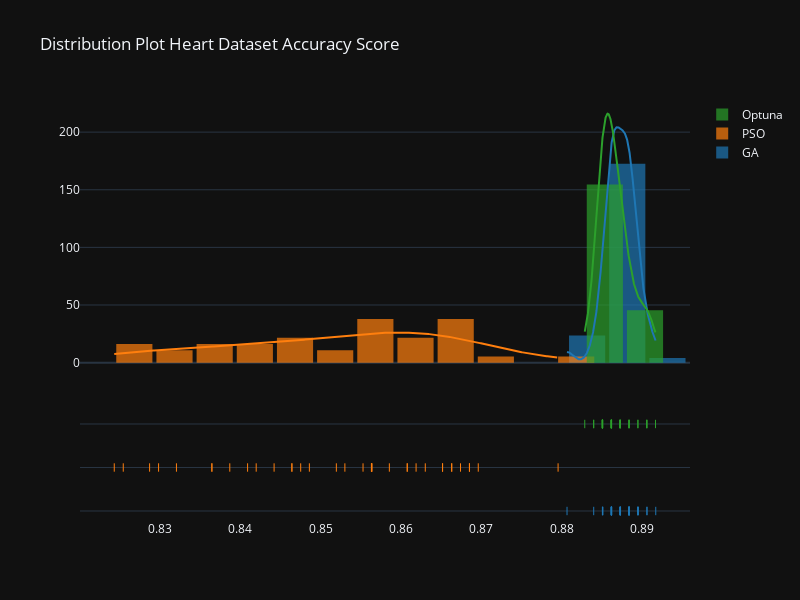

Notebook code cell kept with this figure:
### Code cell
hist_data = [heart_ga['Accuracy'], heart_pso['Accuracy'], heart_optuna['Accuracy']]
group_labels = ['GA', 'PSO', 'Optuna'] # name of the dataset


fig = ff.create_distplot(hist_data, group_labels, curve_type='kde', bin_size=.005, show_hist=True)
fig.update_layout(template = 'plotly_dark')
fig.update_layout(bargap=0.1, width=800, height=600, title='Distribution Plot Heart Dataset Accuracy Score')
fig.show()

### Figure 1 — Plotly figure (JSON) as saved in the notebook; plotly's stock layout.template omitted (floating-point values rounded to 4 significant figures; data arrays with more than 128 entries replaced by an {"elided": "..."} marker saying what was removed)
{"data": [{"autobinx": false, "histnorm": "probability density", "legendgroup": "GA", "marker": {"color": "rgb(31, 119, 180)"}, "name": "GA", "opacity": 0.7, "type": "histogram", "x": [0.8906, 0.8895, 0.8873, 0.8862, 0.8873, 0.8883, 0.8884, 0.8862, 0.8862, 0.8873, 0.8851, 0.8862, 0.8884, 0.8873, 0.8884, 0.8884, 0.8851, 0.8862, 0.8884, 0.8862, 0.8884, 0.8873, 0.8884, 0.8906, 0.8873, 0.8873, 0.8862, 0.8895, 0.8807, 0.8851, 0.8862, 0.8917, 0.8884, 0.8862, 0.8873, 0.8884, 0.8862, 0.8884, 0.884, 0.8884, 0.8862, 0.8862, 0.8851, 0.8895, 0.8862, 0.8873, 0.8895, 0.8873, 0.8895, 0.8862, 0.8884], "xaxis": "x", "xbins": {"end": 0.8917, "size": 0.005, "start": 0.8807}, "yaxis": "y"}, {"autobinx": false, "histnorm": "probability density", "legendgroup": "PSO", "marker": {"color": "rgb(255, 127, 14)"}, "name": "PSO", "opacity": 0.7, "type": "histogram", "x": [0.8298, 0.852, 0.8564, 0.842, 0.8365, 0.8696, 0.8475, 0.8464, 0.8674, 0.863, 0.853, 0.8685, 0.8387, 0.8365, 0.8685, 0.8586, 0.8464, 0.8442, 0.8619, 0.8663, 0.8608, 0.8564, 0.8563, 0.8254, 0.8663, 0.8608, 0.8486, 0.8652, 0.8796, 0.8243, 0.8553, 0.8321, 0.8564, 0.8409, 0.8652, 0.8287, 0.8563], "xaxis": "x", "xbins": {"end": 0.8796, "size": 0.005, "start": 0.8243}, "yaxis": "y"}, {"autobinx": false, "histnorm": "probability density", "legendgroup": "Optuna", "marker": {"color": "rgb(44, 160, 44)"}, "name": "Optuna", "opacity": 0.7, "type": "histogram", "x": [0.8862, 0.8851, 0.8862, 0.8862, 0.8862, 0.8872, 0.8862, 0.8895, 0.8862, 0.8829, 0.8851, 0.8884, 0.8851, 0.8851, 0.8884, 0.8851, 0.8873, 0.8906, 0.8851, 0.8851, 0.8862, 0.8873, 0.8851, 0.884, 0.8917, 0.8851, 0.8862, 0.8851, 0.8851, 0.8873, 0.8873, 0.8906, 0.8862, 0.8862, 0.8884, 0.8873, 0.8862, 0.8895, 0.8873, 0.884, 0.8851, 0.8906, 0.8884, 0.8851], "xaxis": "x", "xbins": {"end": 0.8917, "size": 0.005, "start": 0.8829}, "yaxis": "y"}, {"legendgroup": "GA", "marker": {"color": "rgb(31, 119, 180)"}, "mode": "lines", "name": "GA", "showlegend": false, "type": "scatter", "x": {"elided": "500 float values"}, "xaxis": "x", "y": {"elided": "500 float values"}, "yaxis": "y"}, {"legendgroup": "PSO", "marker": {"color": "rgb(255, 127, 14)"}, "mode": "lines", "name": "PSO", "showlegend": false, "type": "scatter", "x": {"elided": "500 float values"}, "xaxis": "x", "y": {"elided": "500 float values"}, "yaxis": "y"}, {"legendgroup": "Optuna", "marker": {"color": "rgb(44, 160, 44)"}, "mode": "lines", "name": "Optuna", "showlegend": false, "type": "scatter", "x": {"elided": "500 float values"}, "xaxis": "x", "y": {"elided": "500 float values"}, "yaxis": "y"}, {"legendgroup": "GA", "marker": {"color": "rgb(31, 119, 180)", "symbol": "line-ns-open"}, "mode": "markers", "name": "GA", "showlegend": false, "type": "scatter", "x": [0.8906, 0.8895, 0.8873, 0.8862, 0.8873, 0.8883, 0.8884, 0.8862, 0.8862, 0.8873, 0.8851, 0.8862, 0.8884, 0.8873, 0.8884, 0.8884, 0.8851, 0.8862, 0.8884, 0.8862, 0.8884, 0.8873, 0.8884, 0.8906, 0.8873, 0.8873, 0.8862, 0.8895, 0.8807, 0.8851, 0.8862, 0.8917, 0.8884, 0.8862, 0.8873, 0.8884, 0.8862, 0.8884, 0.884, 0.8884, 0.8862, 0.8862, 0.8851, 0.8895, 0.8862, 0.8873, 0.8895, 0.8873, 0.8895, 0.8862, 0.8884], "xaxis": "x", "y": ["GA", "GA", "GA", "GA", "GA", "GA", "GA", "GA", "GA", "GA", "GA", "GA", "GA", "GA", "GA", "GA", "GA", "GA", "GA", "GA", "GA", "GA", "GA", "GA", "GA", "GA", "GA", "GA", "GA", "GA", "GA", "GA", "GA", "GA", "GA", "GA", "GA", "GA", "GA", "GA", "GA", "GA", "GA", "GA", "GA", "GA", "GA", "GA", "GA", "GA", "GA"], "yaxis": "y2"}, {"legendgroup": "PSO", "marker": {"color": "rgb(255, 127, 14)", "symbol": "line-ns-open"}, "mode": "markers", "name": "PSO", "showlegend": false, "type": "scatter", "x": [0.8298, 0.852, 0.8564, 0.842, 0.8365, 0.8696, 0.8475, 0.8464, 0.8674, 0.863, 0.853, 0.8685, 0.8387, 0.8365, 0.8685, 0.8586, 0.8464, 0.8442, 0.8619, 0.8663, 0.8608, 0.8564, 0.8563, 0.8254, 0.8663, 0.8608, 0.8486, 0.8652, 0.8796, 0.8243, 0.8553, 0.8321, 0.8564, 0.8409, 0.8652, 0.8287, 0.8563], "xaxis": "x", "y": ["PSO", "PSO", "PSO", "PSO", "PSO", "PSO", "PSO", "PSO", "PSO", "PSO", "PSO", "PSO", "PSO", "PSO", "PSO", "PSO", "PSO", "PSO", "PSO", "PSO", "PSO", "PSO", "PSO", "PSO", "PSO", "PSO", "PSO", "PSO", "PSO", "PSO", "PSO", "PSO", "PSO", "PSO", "PSO", "PSO", "PSO"], "yaxis": "y2"}, {"legendgroup": "Optuna", "marker": {"color": "rgb(44, 160, 44)", "symbol": "line-ns-open"}, "mode": "markers", "name": "Optuna", "showlegend": false, "type": "scatter", "x": [0.8862, 0.8851, 0.8862, 0.8862, 0.8862, 0.8872, 0.8862, 0.8895, 0.8862, 0.8829, 0.8851, 0.8884, 0.8851, 0.8851, 0.8884, 0.8851, 0.8873, 0.8906, 0.8851, 0.8851, 0.8862, 0.8873, 0.8851, 0.884, 0.8917, 0.8851, 0.8862, 0.8851, 0.8851, 0.8873, 0.8873, 0.8906, 0.8862, 0.8862, 0.8884, 0.8873, 0.8862, 0.8895, 0.8873, 0.884, 0.8851, 0.8906, 0.8884, 0.8851], "xaxis": "x", "y": ["Optuna", "Optuna", "Optuna", "Optuna", "Optuna", "Optuna", "Optuna", "Optuna", "Optuna", "Optuna", "Optuna", "Optuna", "Optuna", "Optuna", "Optuna", "Optuna", "Optuna", "Optuna", "Optuna", "Optuna", "Optuna", "Optuna", "Optuna", "Optuna", "Optuna", "Optuna", "Optuna", "Optuna", "Optuna", "Optuna", "Optuna", "Optuna", "Optuna", "Optuna", "Optuna", "Optuna", "Optuna", "Optuna", "Optuna", "Optuna", "Optuna", "Optuna", "Optuna", "Optuna"], "yaxis": "y2"}], "layout": {"bargap": 0.1, "barmode": "overlay", "height": 600, "hovermode": "closest", "legend": {"traceorder": "reversed"}, "title": {"text": "Distribution Plot Heart Dataset Accuracy Score"}, "width": 800, "xaxis": {"anchor": "y2", "domain": [0, 1], "zeroline": false}, "yaxis": {"anchor": "free", "domain": [0.35, 1], "position": 0}, "yaxis2": {"anchor": "x", "domain": [0, 0.25], "dtick": 1, "showticklabels": false}}}
